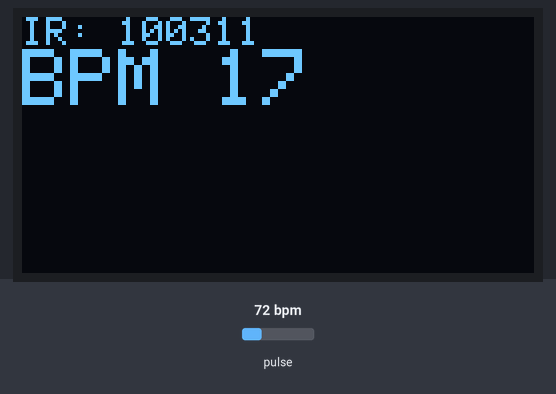
A sketch run on a simulated Arduino Nano, built with avr-gcc and run on an emulated ATmega328P. Parts: 128×64 one-colour display. The inputs (shaded band) are chosen by the test bench; at power-on: pulse 72 bpm.

Above: at 1.2 s.
1.3 s: pulse set to 42 bpm
At 1.77 s:
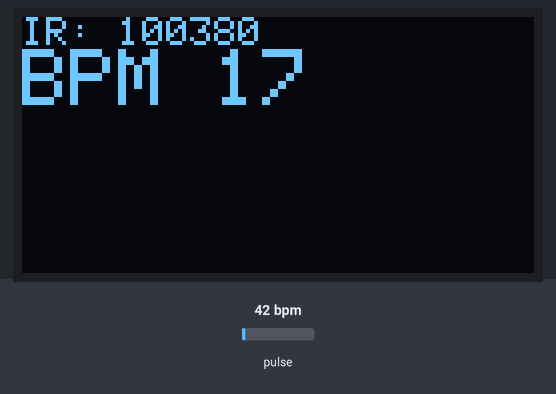
3.1 s: pulse set to 70 bpm
At 3.32 s:
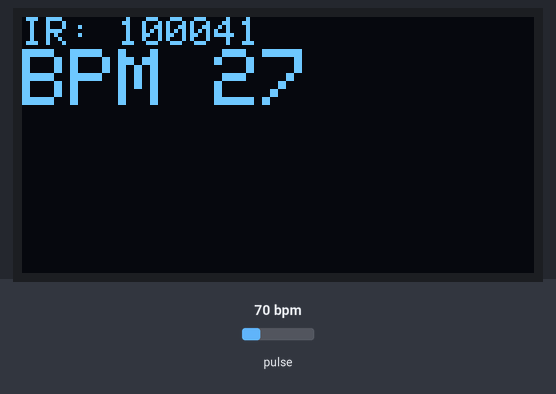
4.6 s: pulse set to 100 bpm
At 5.19 s:
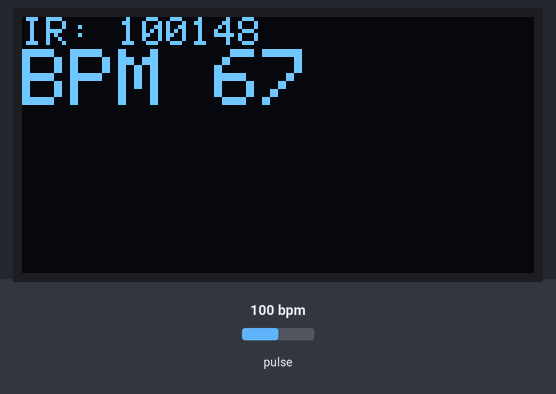
Timing chart, 0 to 7.6 s (numbered marks = the images above; inputs shaded):
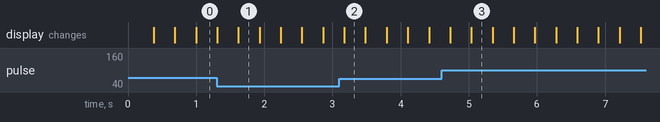

The sketch:

max30102_oled.ino
```cpp
// Arduino sketch that reads the MAX30105/MAX30102 sensor, detects beats to calculate BPM (and averaged BPM), and displays readings on an SSD1306 OLED (also prints to Serial).
//
// Full tutorial: https://shillehtek.com/blogs/news/arduino-max30102-oled-heart-rate-spo2
// Parts used: https://shillehtek.com/products/arduino-nano-v3-presoldered-ch340g-atmega328p
//             https://shillehtek.com/products/max30102-heart-rate-pulse-oximeter-sensor-module-black-presoldered
//             https://shillehtek.com/products/0-96-i2c-blue-oled-display-module-4-pin-ssd1306
// More examples: https://github.com/shillehbean/shillehtek-examples
//

#include <MAX30105.h>
#include <heartRate.h>
#include <Wire.h>
#include <Adafruit_SSD1306.h>

MAX30105 particleSensor;
Adafruit_SSD1306 oled(128, 64, &Wire, -1);

const int RATE_SIZE = 4;
byte rates[RATE_SIZE];
byte rateSpot = 0;
long lastBeat = 0;
float beatsPerMinute = 0;
int beatAvg = 0;

void setup() {
  Serial.begin(115200);
  if (!particleSensor.begin(Wire, I2C_SPEED_FAST)) {
    Serial.println("MAX30102 not found");
    while (1);
  }
  particleSensor.setup();
  particleSensor.setPulseAmplitudeRed(0x0A);
  particleSensor.setPulseAmplitudeGreen(0);
  oled.begin(SSD1306_SWITCHCAPVCC, 0x3C);
}

void loop() {
  long irValue = particleSensor.getIR();
  if (checkForBeat(irValue)) {
    long delta = millis() - lastBeat;
    lastBeat = millis();
    beatsPerMinute = 60 / (delta / 1000.0);
    if (beatsPerMinute < 255 && beatsPerMinute > 20) {
      rates[rateSpot++] = (byte)beatsPerMinute;
      rateSpot %= RATE_SIZE;
      int sum = 0;
      for (byte i = 0; i < RATE_SIZE; i++) sum += rates[i];
      beatAvg = sum / RATE_SIZE;
    }
  }
  oled.clearDisplay();
  oled.setCursor(0, 0); oled.setTextSize(1); oled.setTextColor(WHITE);
  oled.print("IR: "); oled.println(irValue);
  oled.setTextSize(2);
  oled.print("BPM "); oled.println(beatAvg);
  oled.display();
}
```
